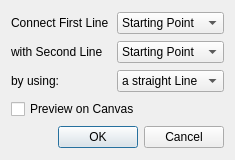
<ui version="4.0" >
 <class>PathConnectDialogBase</class>
 <widget class="QDialog" name="PathConnectDialogBase" >
  <property name="geometry" >
   <rect>
    <x>0</x>
    <y>0</y>
    <width>235</width>
    <height>160</height>
   </rect>
  </property>
  <property name="windowTitle" >
   <string>Connect Paths</string>
  </property>
  <layout class="QGridLayout" name="gridLayout" >
   <item row="0" column="0" >
    <widget class="QLabel" name="label" >
     <property name="text" >
      <string>Connect First Line</string>
     </property>
    </widget>
   </item>
   <item row="0" column="1" >
    <widget class="QComboBox" name="firstLinePoint" >
     <item>
      <property name="text" >
       <string>Starting Point</string>
      </property>
     </item>
     <item>
      <property name="text" >
       <string>End Point</string>
      </property>
     </item>
    </widget>
   </item>
   <item row="1" column="0" >
    <widget class="QLabel" name="label_2" >
     <property name="text" >
      <string>with Second Line</string>
     </property>
    </widget>
   </item>
   <item row="1" column="1" >
    <widget class="QComboBox" name="secondLinePoint" >
     <item>
      <property name="text" >
       <string>Starting Point</string>
      </property>
     </item>
     <item>
      <property name="text" >
       <string>End Point</string>
      </property>
     </item>
    </widget>
   </item>
   <item row="2" column="0" >
    <widget class="QLabel" name="label_3" >
     <property name="text" >
      <string>by using:</string>
     </property>
    </widget>
   </item>
   <item row="2" column="1" >
    <widget class="QComboBox" name="modeCombo" >
     <item>
      <property name="text" >
       <string>a straight Line</string>
      </property>
     </item>
     <item>
      <property name="text" >
       <string>Points moving</string>
      </property>
     </item>
    </widget>
   </item>
   <item row="3" column="0" colspan="2" >
    <widget class="QCheckBox" name="previewCheck" >
     <property name="text" >
      <string>Preview on Canvas</string>
     </property>
    </widget>
   </item>
   <item row="4" column="0" colspan="2" >
    <widget class="QDialogButtonBox" name="buttonBox" >
     <property name="orientation" >
      <enum>Qt::Horizontal</enum>
     </property>
     <property name="standardButtons" >
      <set>QDialogButtonBox::Cancel|QDialogButtonBox::Ok</set>
     </property>
     <property name="centerButtons" >
      <bool>false</bool>
     </property>
    </widget>
   </item>
  </layout>
 </widget>
 <resources/>
 <connections>
  <connection>
   <sender>buttonBox</sender>
   <signal>accepted()</signal>
   <receiver>PathConnectDialogBase</receiver>
   <slot>accept()</slot>
   <hints>
    <hint type="sourcelabel" >
     <x>248</x>
     <y>254</y>
    </hint>
    <hint type="destinationlabel" >
     <x>157</x>
     <y>274</y>
    </hint>
   </hints>
  </connection>
  <connection>
   <sender>buttonBox</sender>
   <signal>rejected()</signal>
   <receiver>PathConnectDialogBase</receiver>
   <slot>reject()</slot>
   <hints>
    <hint type="sourcelabel" >
     <x>316</x>
     <y>260</y>
    </hint>
    <hint type="destinationlabel" >
     <x>286</x>
     <y>274</y>
    </hint>
   </hints>
  </connection>
 </connections>
</ui>
